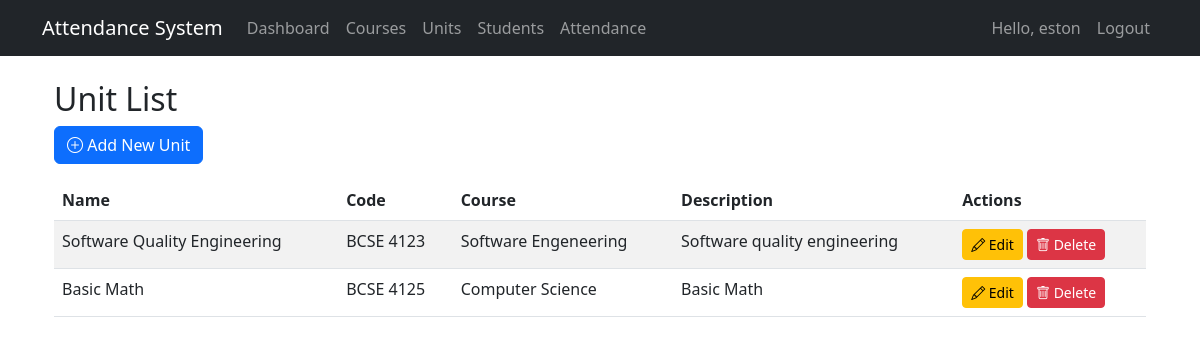
Page /attendance/admin/units/ (signed in) on the earlier database version.
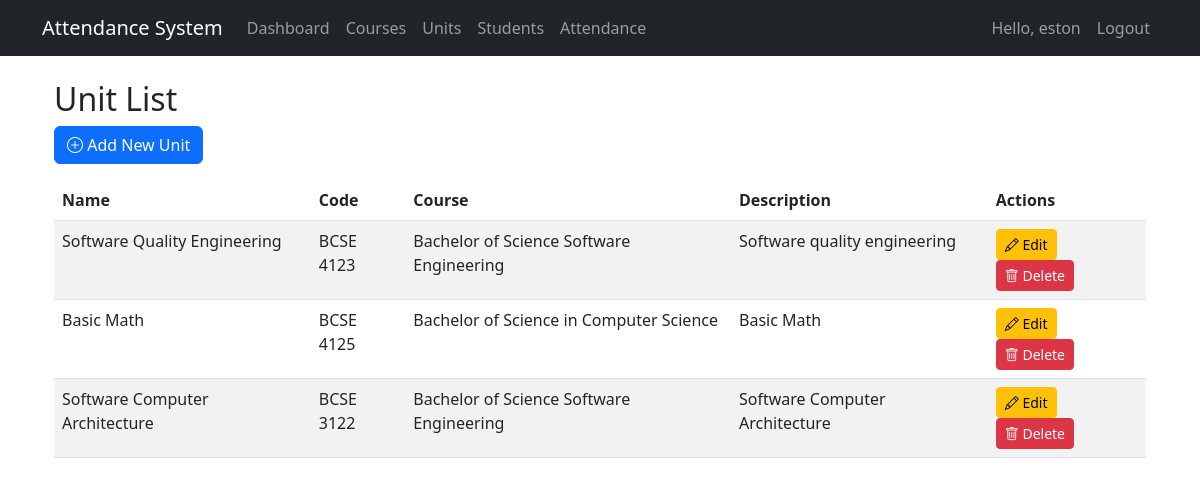
Same page on the later database version.
### attendance_app/models.py (models this page shows, shortened)
class Unit(models.Model):
    course = models.ForeignKey(Course, on_delete=models.CASCADE, related_name='units')
    name = models.CharField(max_length=100)
    code = models.CharField(max_length=20, unique=True)
    description = models.TextField(blank=True)

class Course(models.Model):
    name = models.CharField(max_length=100)
    code = models.CharField(max_length=20, unique=True)
    description = models.TextField(blank=True)
    created_at = models.DateTimeField(auto_now_add=True)

### attendance_app/views.py (the view)
# urls.py: path('admin/units/', views.unit_list, name='unit_list'),
@login_required
@user_passes_test(is_admin)
def unit_list(request):
    units = Unit.objects.all()
    return render(request, 'attendance_app/admin/unit_list.html', {'units': units})

### attendance_app/views.py (called while the page is built)
def is_admin(user):
    return user.is_superuser

### templates/attendance_app/admin/unit_list.html (shortened to what this page needs)
{% extends "attendance_app/base.html" %}
{% block content %}
<div class="container mt-4">
    <h2>Unit List</h2>
    <a href="{% url 'add_unit' %}" class="btn btn-primary mb-3">
        <i class="bi bi-plus-circle"></i> Add New Unit
    </a>
    <div class="table-responsive">
        <table class="table table-striped">
            <thead>
                <tr>
                    <th>Name</th>
                    <th>Code</th>
                    <th>Course</th>
                    <th>Description</th>
                    <th>Actions</th>
                </tr>
            </thead>
            <tbody>
                {% for unit in units %}
                <tr>
                    <td>{{ unit.name }}</td>
                    <td>{{ unit.code }}</td>
                    <td>{{ unit.course.name }}</td>
                    <td>{{ unit.description|truncatechars:50 }}</td>
                    <td>
                        <a href="{% url 'edit_unit' unit.id %}" class="btn btn-sm btn-warning">
                            <i class="bi bi-pencil"></i> Edit
                        </a>
                        <a href="{% url 'delete_unit' unit.id %}" class="btn btn-sm btn-danger"
                           onclick="return confirm('Are you sure you want to delete this unit?');">
                            <i class="bi bi-trash"></i> Delete
                        </a>
                    </td>
                </tr>
                {% empty %}
                <tr>
                    <td colspan="5" class="text-center">No units available</td>
                </tr>
                {% endfor %}
            </tbody>
        </table>
    </div>
</div>
{% endblock %}

Differences in the rows shown:
changed through a linked row, Unit "Software Quality Engineering": course.name "Software Engeneering" → "Bachelor of Science Software Engineering"
changed through a linked row, Unit "Basic Math": course.name "Computer Science" → "Bachelor of Science in Computer Science"
added Unit: name "Software Computer Architecture", code "BCSE 3122", course.name "Bachelor of Science Software Engineering", description "Software Computer Architecture"
